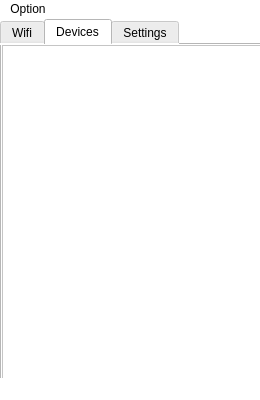
<?xml version="1.0" encoding="UTF-8"?>
<ui version="4.0">
 <class>MainWindow</class>
 <widget class="QMainWindow" name="MainWindow">
  <property name="geometry">
   <rect>
    <x>0</x>
    <y>0</y>
    <width>260</width>
    <height>400</height>
   </rect>
  </property>
  <property name="sizePolicy">
   <sizepolicy hsizetype="Fixed" vsizetype="Fixed">
    <horstretch>0</horstretch>
    <verstretch>0</verstretch>
   </sizepolicy>
  </property>
  <property name="minimumSize">
   <size>
    <width>0</width>
    <height>0</height>
   </size>
  </property>
  <property name="maximumSize">
   <size>
    <width>260</width>
    <height>422</height>
   </size>
  </property>
  <property name="font">
   <font>
    <pointsize>11</pointsize>
   </font>
  </property>
  <property name="focusPolicy">
   <enum>Qt::StrongFocus</enum>
  </property>
  <property name="windowTitle">
   <string>WifiAssist</string>
  </property>
  <property name="windowIcon">
   <iconset resource="../resources/icon.qrc">
    <normaloff>:/img/WifiAssist.ico</normaloff>:/img/WifiAssist.ico</iconset>
  </property>
  <property name="autoFillBackground">
   <bool>false</bool>
  </property>
  <property name="styleSheet">
   <string notr="true">background-color: rgb(255, 255, 255);</string>
  </property>
  <widget class="QWidget" name="centralWidget">
   <property name="minimumSize">
    <size>
     <width>0</width>
     <height>0</height>
    </size>
   </property>
   <property name="layoutDirection">
    <enum>Qt::LeftToRight</enum>
   </property>
   <property name="autoFillBackground">
    <bool>false</bool>
   </property>
   <widget class="QTabWidget" name="tabWidget">
    <property name="enabled">
     <bool>true</bool>
    </property>
    <property name="geometry">
     <rect>
      <x>0</x>
      <y>0</y>
      <width>278</width>
      <height>400</height>
     </rect>
    </property>
    <property name="minimumSize">
     <size>
      <width>260</width>
      <height>400</height>
     </size>
    </property>
    <property name="focusPolicy">
     <enum>Qt::NoFocus</enum>
    </property>
    <property name="toolTip">
     <string>&lt;html&gt;&lt;head/&gt;&lt;body&gt;&lt;p&gt;Show Connected Clients&lt;/p&gt;&lt;/body&gt;&lt;/html&gt;</string>
    </property>
    <property name="toolTipDuration">
     <number>0</number>
    </property>
    <property name="autoFillBackground">
     <bool>false</bool>
    </property>
    <property name="styleSheet">
     <string notr="true">color: rgb(0, 0, 0);</string>
    </property>
    <property name="tabPosition">
     <enum>QTabWidget::North</enum>
    </property>
    <property name="tabShape">
     <enum>QTabWidget::Rounded</enum>
    </property>
    <property name="currentIndex">
     <number>1</number>
    </property>
    <widget class="QWidget" name="tab_main">
     <property name="minimumSize">
      <size>
       <width>260</width>
       <height>400</height>
      </size>
     </property>
     <attribute name="icon">
      <iconset resource="../resources/icon.qrc">
       <normaloff>:/img/WifiAssist.ico</normaloff>:/img/WifiAssist.ico</iconset>
     </attribute>
     <attribute name="title">
      <string>Wifi</string>
     </attribute>
     <widget class="QPushButton" name="pushButton">
      <property name="geometry">
       <rect>
        <x>80</x>
        <y>170</y>
        <width>100</width>
        <height>100</height>
       </rect>
      </property>
      <property name="font">
       <font>
        <pointsize>12</pointsize>
       </font>
      </property>
      <property name="focusPolicy">
       <enum>Qt::NoFocus</enum>
      </property>
      <property name="styleSheet">
       <string notr="true">border-radius:50px;
background-color: rgb(21, 126, 251);
border-width:2px
</string>
      </property>
      <property name="text">
       <string/>
      </property>
     </widget>
     <widget class="QWidget" name="layoutWidget">
      <property name="geometry">
       <rect>
        <x>20</x>
        <y>20</y>
        <width>217</width>
        <height>81</height>
       </rect>
      </property>
      <layout class="QVBoxLayout" name="verticalLayout_2">
       <property name="spacing">
        <number>15</number>
       </property>
       <item>
        <layout class="QHBoxLayout" name="horizontalLayout_5">
         <item>
          <widget class="QLabel" name="label_name">
           <property name="minimumSize">
            <size>
             <width>65</width>
             <height>30</height>
            </size>
           </property>
           <property name="maximumSize">
            <size>
             <width>65</width>
             <height>30</height>
            </size>
           </property>
           <property name="styleSheet">
            <string notr="true">color: rgb(0, 0, 0);
</string>
           </property>
           <property name="text">
            <string>WifiName</string>
           </property>
           <property name="alignment">
            <set>Qt::AlignJustify|Qt::AlignVCenter</set>
           </property>
          </widget>
         </item>
         <item>
          <widget class="QLineEdit" name="lineEdit_name">
           <property name="enabled">
            <bool>false</bool>
           </property>
           <property name="minimumSize">
            <size>
             <width>120</width>
             <height>30</height>
            </size>
           </property>
           <property name="maximumSize">
            <size>
             <width>120</width>
             <height>30</height>
            </size>
           </property>
           <property name="font">
            <font>
             <pointsize>9</pointsize>
            </font>
           </property>
           <property name="focusPolicy">
            <enum>Qt::ClickFocus</enum>
           </property>
           <property name="styleSheet">
            <string notr="true">border: 1.0px solid #000000;
border-radius: 5px;
padding: 1px 2px 1px 2px;</string>
           </property>
           <property name="readOnly">
            <bool>false</bool>
           </property>
          </widget>
         </item>
         <item>
          <widget class="QPushButton" name="pushButton_name">
           <property name="minimumSize">
            <size>
             <width>16</width>
             <height>16</height>
            </size>
           </property>
           <property name="maximumSize">
            <size>
             <width>16</width>
             <height>16</height>
            </size>
           </property>
           <property name="focusPolicy">
            <enum>Qt::NoFocus</enum>
           </property>
           <property name="toolTip">
            <string extracomment="Edit Wifi Name"/>
           </property>
           <property name="autoFillBackground">
            <bool>false</bool>
           </property>
           <property name="styleSheet">
            <string notr="true">background-color: rgba(255, 255, 255, 0);
background-image: url(:/img/edit.ico);
border-width:0px</string>
           </property>
           <property name="text">
            <string/>
           </property>
          </widget>
         </item>
        </layout>
       </item>
       <item>
        <layout class="QHBoxLayout" name="horizontalLayout_6">
         <item>
          <widget class="QLabel" name="label_pwd">
           <property name="minimumSize">
            <size>
             <width>65</width>
             <height>30</height>
            </size>
           </property>
           <property name="maximumSize">
            <size>
             <width>65</width>
             <height>30</height>
            </size>
           </property>
           <property name="styleSheet">
            <string notr="true">color: rgb(0, 0, 0);</string>
           </property>
           <property name="text">
            <string>Password</string>
           </property>
           <property name="alignment">
            <set>Qt::AlignJustify|Qt::AlignVCenter</set>
           </property>
          </widget>
         </item>
         <item>
          <widget class="QLineEdit" name="lineEdit_pwd">
           <property name="enabled">
            <bool>false</bool>
           </property>
           <property name="minimumSize">
            <size>
             <width>120</width>
             <height>30</height>
            </size>
           </property>
           <property name="maximumSize">
            <size>
             <width>120</width>
             <height>30</height>
            </size>
           </property>
           <property name="font">
            <font>
             <pointsize>9</pointsize>
            </font>
           </property>
           <property name="focusPolicy">
            <enum>Qt::ClickFocus</enum>
           </property>
           <property name="styleSheet">
            <string notr="true">border: 1.0px solid #000000;
border-radius: 5px;
padding: 1px 2px 1px 2px;</string>
           </property>
          </widget>
         </item>
         <item>
          <widget class="QPushButton" name="pushButton_pwd">
           <property name="minimumSize">
            <size>
             <width>16</width>
             <height>16</height>
            </size>
           </property>
           <property name="maximumSize">
            <size>
             <width>16</width>
             <height>16</height>
            </size>
           </property>
           <property name="focusPolicy">
            <enum>Qt::NoFocus</enum>
           </property>
           <property name="toolTip">
            <string extracomment="Edit Wifi Name"/>
           </property>
           <property name="autoFillBackground">
            <bool>false</bool>
           </property>
           <property name="styleSheet">
            <string notr="true">background-color: rgba(255, 255, 255, 0);
background-image: url(:/img/edit.ico);
border-width:0px</string>
           </property>
           <property name="text">
            <string/>
           </property>
          </widget>
         </item>
        </layout>
       </item>
      </layout>
     </widget>
     <widget class="QLabel" name="label_tip">
      <property name="geometry">
       <rect>
        <x>20</x>
        <y>110</y>
        <width>121</width>
        <height>19</height>
       </rect>
      </property>
      <property name="font">
       <font>
        <family>Ubuntu</family>
        <pointsize>8</pointsize>
       </font>
      </property>
      <property name="styleSheet">
       <string notr="true">color: rgb(255, 0, 0);</string>
      </property>
      <property name="text">
       <string/>
      </property>
     </widget>
    </widget>
    <widget class="QWidget" name="tab_devices">
     <property name="styleSheet">
      <string notr="true"/>
     </property>
     <attribute name="icon">
      <iconset resource="../resources/icon.qrc">
       <normaloff>:/img/Devices.ico</normaloff>:/img/Devices.ico</iconset>
     </attribute>
     <attribute name="title">
      <string>Devices</string>
     </attribute>
     <widget class="QListWidget" name="listWidget">
      <property name="geometry">
       <rect>
        <x>0</x>
        <y>0</y>
        <width>260</width>
        <height>340</height>
       </rect>
      </property>
     </widget>
    </widget>
    <widget class="QWidget" name="tab_settings">
     <attribute name="icon">
      <iconset resource="../resources/icon.qrc">
       <normaloff>:/img/Settings.ico</normaloff>:/img/Settings.ico</iconset>
     </attribute>
     <attribute name="title">
      <string>Settings</string>
     </attribute>
     <widget class="QPushButton" name="pushButton_save">
      <property name="geometry">
       <rect>
        <x>140</x>
        <y>250</y>
        <width>100</width>
        <height>31</height>
       </rect>
      </property>
      <property name="font">
       <font>
        <pointsize>12</pointsize>
       </font>
      </property>
      <property name="focusPolicy">
       <enum>Qt::NoFocus</enum>
      </property>
      <property name="styleSheet">
       <string notr="true">border-radius:8px;
background-color: rgb(21, 126, 251);
border-width:1px
</string>
      </property>
      <property name="text">
       <string>SAVE</string>
      </property>
     </widget>
     <widget class="QPushButton" name="pushButton_reset">
      <property name="geometry">
       <rect>
        <x>10</x>
        <y>250</y>
        <width>100</width>
        <height>31</height>
       </rect>
      </property>
      <property name="font">
       <font>
        <pointsize>12</pointsize>
       </font>
      </property>
      <property name="focusPolicy">
       <enum>Qt::NoFocus</enum>
      </property>
      <property name="styleSheet">
       <string notr="true">border-radius:8px;
selection-background-color: rgb(29, 133, 232);
background-color: rgb(166, 181, 189);
border-width:1px
</string>
      </property>
      <property name="text">
       <string>RESET</string>
      </property>
     </widget>
     <widget class="QWidget" name="layoutWidget2">
      <property name="geometry">
       <rect>
        <x>10</x>
        <y>20</y>
        <width>232</width>
        <height>160</height>
       </rect>
      </property>
      <layout class="QVBoxLayout" name="verticalLayout">
       <property name="spacing">
        <number>10</number>
       </property>
       <item>
        <layout class="QHBoxLayout" name="horizontalLayout">
         <property name="spacing">
          <number>5</number>
         </property>
         <property name="sizeConstraint">
          <enum>QLayout::SetDefaultConstraint</enum>
         </property>
         <item>
          <widget class="QLabel" name="label_ap">
           <property name="minimumSize">
            <size>
             <width>30</width>
             <height>30</height>
            </size>
           </property>
           <property name="text">
            <string>AccessPoint</string>
           </property>
           <property name="alignment">
            <set>Qt::AlignJustify|Qt::AlignVCenter</set>
           </property>
          </widget>
         </item>
         <item>
          <widget class="QLineEdit" name="lineEdit_ap">
           <property name="enabled">
            <bool>true</bool>
           </property>
           <property name="minimumSize">
            <size>
             <width>120</width>
             <height>30</height>
            </size>
           </property>
           <property name="maximumSize">
            <size>
             <width>120</width>
             <height>30</height>
            </size>
           </property>
           <property name="font">
            <font>
             <pointsize>9</pointsize>
            </font>
           </property>
           <property name="focusPolicy">
            <enum>Qt::ClickFocus</enum>
           </property>
           <property name="styleSheet">
            <string notr="true">border: 1.0px solid #000000;
border-radius: 5px;
padding: 1px 2px 1px 2px;</string>
           </property>
           <property name="readOnly">
            <bool>false</bool>
           </property>
          </widget>
         </item>
        </layout>
       </item>
       <item>
        <layout class="QHBoxLayout" name="horizontalLayout_2">
         <property name="spacing">
          <number>5</number>
         </property>
         <item>
          <widget class="QLabel" name="label_createdinterface">
           <property name="minimumSize">
            <size>
             <width>0</width>
             <height>30</height>
            </size>
           </property>
           <property name="text">
            <string>WifiInterface</string>
           </property>
           <property name="alignment">
            <set>Qt::AlignJustify|Qt::AlignVCenter</set>
           </property>
          </widget>
         </item>
         <item>
          <widget class="QComboBox" name="comboBox_createdinterface">
           <property name="minimumSize">
            <size>
             <width>120</width>
             <height>30</height>
            </size>
           </property>
           <property name="maximumSize">
            <size>
             <width>120</width>
             <height>30</height>
            </size>
           </property>
           <property name="styleSheet">
            <string notr="true">border: 1.0px solid #000000;
border-radius: 5px;
padding: 1px 2px 1px 2px;</string>
           </property>
          </widget>
         </item>
        </layout>
       </item>
       <item>
        <layout class="QHBoxLayout" name="horizontalLayout_3">
         <property name="spacing">
          <number>5</number>
         </property>
         <item>
          <widget class="QLabel" name="label_shareinterface">
           <property name="minimumSize">
            <size>
             <width>0</width>
             <height>30</height>
            </size>
           </property>
           <property name="text">
            <string>SharedInterface</string>
           </property>
           <property name="alignment">
            <set>Qt::AlignJustify|Qt::AlignVCenter</set>
           </property>
          </widget>
         </item>
         <item>
          <widget class="QComboBox" name="comboBox_shareinterface">
           <property name="minimumSize">
            <size>
             <width>120</width>
             <height>30</height>
            </size>
           </property>
           <property name="maximumSize">
            <size>
             <width>120</width>
             <height>30</height>
            </size>
           </property>
           <property name="styleSheet">
            <string notr="true">border: 1.0px solid #000000;
border-radius: 5px;
padding: 1px 2px 1px 2px;</string>
           </property>
          </widget>
         </item>
        </layout>
       </item>
       <item>
        <layout class="QHBoxLayout" name="horizontalLayout_4">
         <property name="spacing">
          <number>5</number>
         </property>
         <item>
          <widget class="QLabel" name="label_language">
           <property name="minimumSize">
            <size>
             <width>0</width>
             <height>30</height>
            </size>
           </property>
           <property name="text">
            <string>SharedInterface</string>
           </property>
           <property name="alignment">
            <set>Qt::AlignJustify|Qt::AlignVCenter</set>
           </property>
          </widget>
         </item>
         <item>
          <widget class="QComboBox" name="comboBox_language">
           <property name="minimumSize">
            <size>
             <width>120</width>
             <height>30</height>
            </size>
           </property>
           <property name="maximumSize">
            <size>
             <width>120</width>
             <height>30</height>
            </size>
           </property>
           <property name="styleSheet">
            <string notr="true">border: 1.0px solid #000000;
border-radius: 5px;
padding: 1px 2px 1px 2px;</string>
           </property>
          </widget>
         </item>
        </layout>
       </item>
      </layout>
     </widget>
    </widget>
   </widget>
  </widget>
  <widget class="QStatusBar" name="statusBar"/>
  <widget class="QMenuBar" name="menuBar">
   <property name="geometry">
    <rect>
     <x>0</x>
     <y>0</y>
     <width>260</width>
     <height>26</height>
    </rect>
   </property>
   <widget class="QMenu" name="menuAbout">
    <property name="title">
     <string>Option</string>
    </property>
    <addaction name="actionCheck_update"/>
    <addaction name="actionAbout"/>
   </widget>
   <addaction name="menuAbout"/>
  </widget>
  <action name="actionCheck_update">
   <property name="text">
    <string>CheckUpdate</string>
   </property>
  </action>
  <action name="actionAbout">
   <property name="text">
    <string>About</string>
   </property>
  </action>
 </widget>
 <layoutdefault spacing="6" margin="11"/>
 <resources>
  <include location="../resources/icon.qrc"/>
 </resources>
 <connections/>
</ui>
